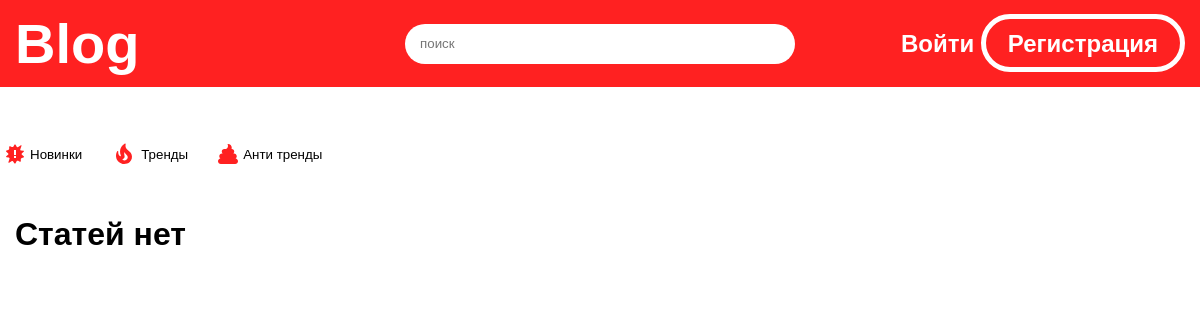
The app's page /, older data.
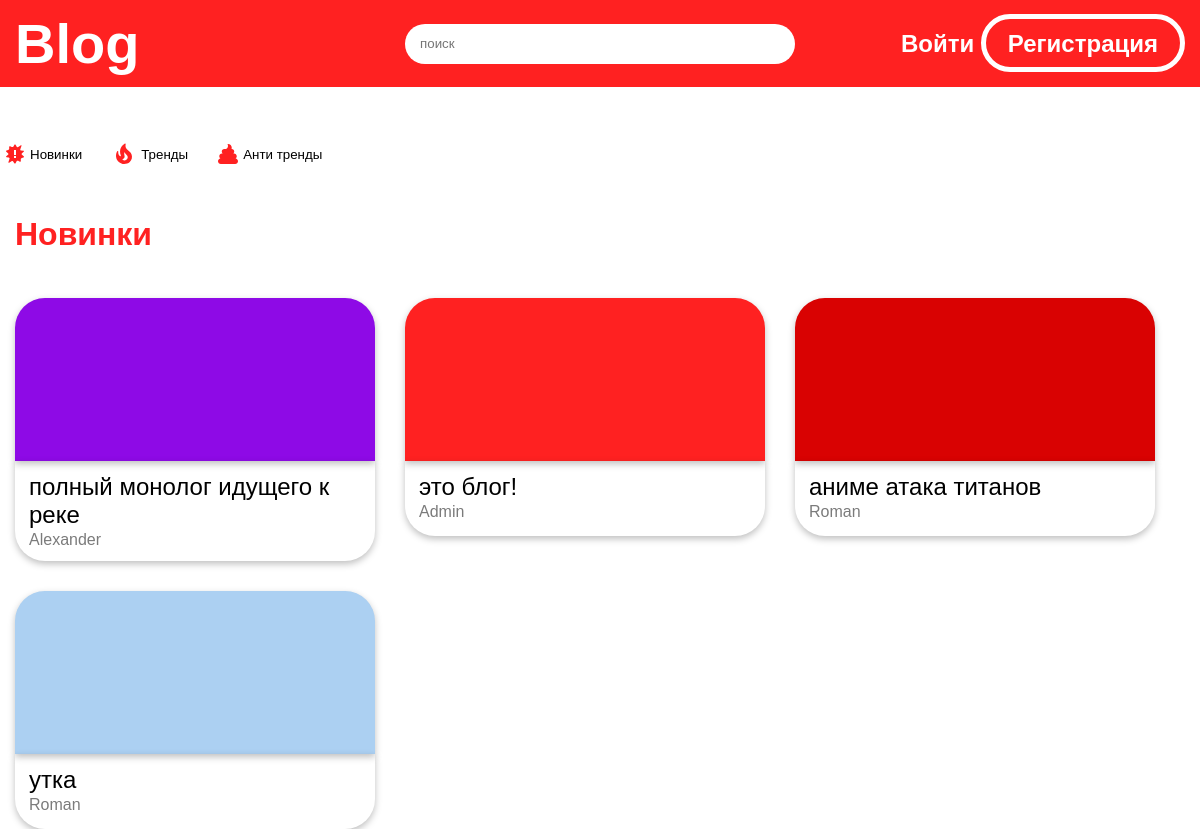
The same page, newer data.
### kyrsah/models.py (models this page shows, shortened)
class Article(models.Model):
    title = To_lower_field(max_length=128, null=False)
    content = models.CharField(null=False, max_length=16384)
    haveBan = models.BooleanField(default=False)
    color = models.CharField(default="#ccc", max_length=16)
    countLikes = models.IntegerField(default=0)
    countDislikes = models.IntegerField(default=0)
    dateCreate = models.DateTimeField(default=datetime.datetime.now())
    idUser = models.ForeignKey(User, on_delete=models.CASCADE)

class User(AbstractBaseUser, PermissionsMixin):
    login = models.CharField(max_length=64, unique=True, null=False)
    password = models.CharField(max_length=512, null=False)
    name = models.CharField(max_length=32, null=False)
    email = models.CharField(max_length=128, null=False)
    city = models.CharField(max_length=32, null=True)
    haveBan = models.BooleanField(default=False)
    color = models.CharField(default="#ccc", max_length=16)
    dateRegistration = models.DateField(default=datetime.date.today())
    is_superuser = models.BooleanField(default=False)
    is_staff = models.BooleanField(default=False)
    USERNAME_FIELD = 'login'
    objects = CustomUserManager()

### kyrsah/views.py (the view)
# urls.py: path('', MainPage.as_view()),
class MainPage(View):
    def get(self, request):
        articles = Article.objects.filter(haveBan=False).order_by('-dateCreate')
        users = User.objects.all()
        try:
            current_user = avaUser(request.user.name)
            full_current_user = request.user
        except:
            current_user = None
            full_current_user = None
        articles_order = "Новинки"
        query = self.request.GET.get('q')
        if query:
            articles = Article.objects.filter(
                Q(title__icontains=query)
            ).filter(haveBan=False)
        trends = self.request.GET.get('order-likes')
        if trends:
            articles = Article.objects.filter(haveBan=False).order_by('-countLikes')
            articles_order = "Тренды"
            print('trends')
        anti_trends = self.request.GET.get('order-dislikes')
        if anti_trends:
            articles = Article.objects.filter(haveBan=False).order_by('-countDislikes')
            articles_order = "Анти тренды"
            print('anti-trends')
        news_articles = self.request.GET.get('order-date')
        if news_articles:
            articles = Article.objects.filter(haveBan=False).order_by('-dateCreate')
            articles_order = "Новинки"
            print('news')
        ban_article = self.request.GET.get('ban-articles')
        if ban_article and full_current_user.is_staff:
            articles = Article.objects.filter(haveBan=True).order_by('-dateCreate')
            articles_order = "Заблокированные статьи"
        len_articles = len(articles)
        context = {
            'articles': articles,
            'len_articles': len_articles,
            'users': users,
            'current_user': current_user,
            'full_current_user': full_current_user,
            'articles_order': articles_order
        }
        return render(request, 'index.html', context=context)

### kyrsah/templates/index.html (shortened to what this page needs)
{% extends 'base.html' %}
{% load static %}
{% block headLinks %}
    <link rel="stylesheet" href="{% static 'css/style.css' %}">
{% endblock %}
{% block body %}
<div class="sort">
    <form method="get">
        <button type="submit" name="order-date" value="Новинки">
            <span>Новинки</span>
        </button>
    </form>
    <form method="get">
        <button type="submit" name="order-likes" value="Тренды">
            <span>Тренды</span>
        </button>
    </form>
    <form method="get">
        <button type="submit" name="order-dislikes" value="Анти тренды">
            <span>Анти тренды</span>
        </button>
    </form>
</div>
<main>
    {% if len_articles == 0 %}
        <h1>Статей нет</h1>
    {% else %}
        <h1 style="color: #FF2121">{{ articles_order }}</h1>
    {% endif %}
    <div class="all-articles">
        {% for i in articles %}
        <a href="{% url 'post_detail' i.id %}" class="article">
            <div class="preview" style="background-color: {{ i.color }}"></div>
            <div class="text-info">
                <div class="article-title">
                    {{ i.title }}
                </div>
                <div class="article-author">
                    {{ i.idUser.name }}
                </div>
            </div>
        </a>
    {% endfor %}
    </div>
</main>
{% endblock %}

Row changes from the older to the newer data that the page shows:
added Article: title "полный монолог идущего к реке", idUser.name "Alexander"
added Article: title "это блог!", idUser.name "Admin"
added Article: title "аниме атака титанов", idUser.name "Roman"
added Article: title "утка", idUser.name "Roman"
Text that changed along with them:
{{ articles_order }}: (not shown) → "Новинки"
text no longer shown: "Статей нет"
